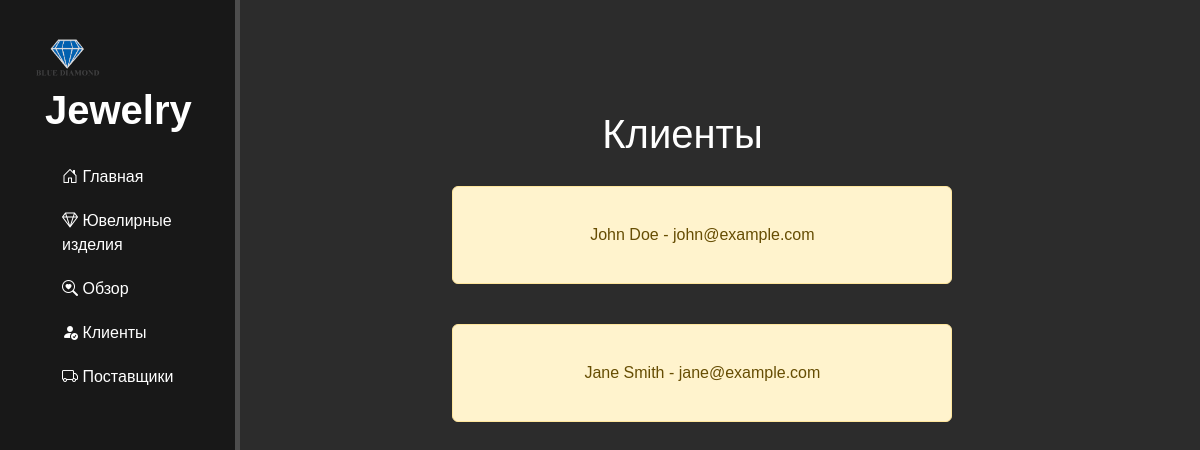
The app's page /customers/, older data.
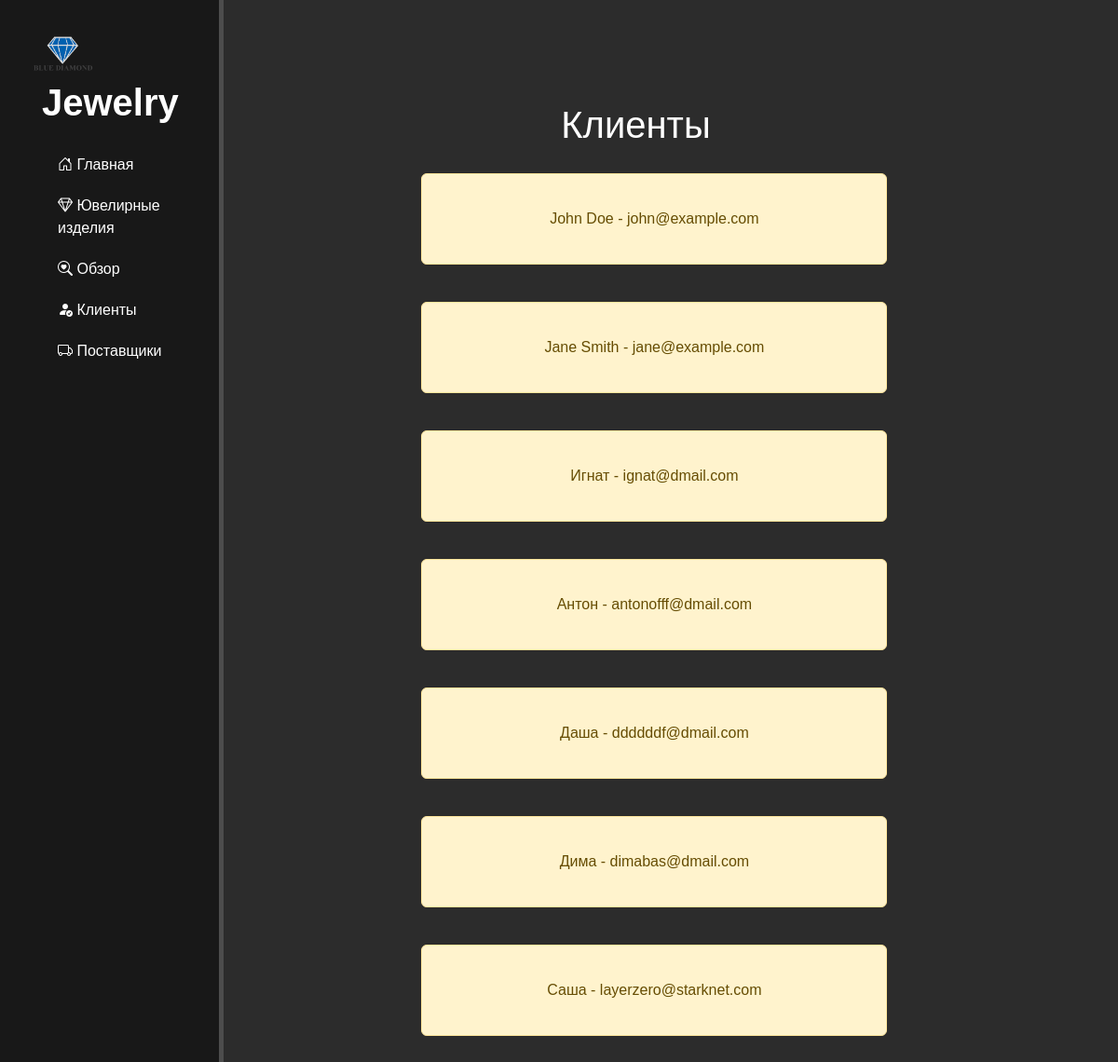
The same page, newer data.
### ivelir/models.py (models this page shows)
class Customer(models.Model):
    name = models.CharField(max_length=100)
    email = models.EmailField(unique=True)

### ivelir/views.py (the view)
# urls.py: path('customers/', views.customer_list, name='customer_list'),
def customer_list(request):
    customers = Customer.objects.all()
    return render(request, 'customer_list.html', {'customers': customers})

### ivelir/templates/customer_list.html (shortened to what this page needs)
<!DOCTYPE html>
{% load static %}
{% include 'masters.html' %}
<ivelir>
    <div class="customer-box">
<div class="features">
    <h1>Клиенты</h1>
 {% for customer in customers %}
                   <div class="alert alert-warning ">
                    <p>{{ customer.name }} - {{ customer.email }} </p>
                       </div>
                {% endfor %}
                </div>
</div>
</ivelir>
</body>
</html>

Row changes from the older to the newer data that the page shows:
added Customer: name "Игнат", email "ignat@dmail.com"
added Customer: name "Антон", email "antonofff@dmail.com"
added Customer: name "Даша", email "ddddddf@dmail.com"
added Customer: name "Дима", email "dimabas@dmail.com"
added Customer: name "Саша", email "layerzero@starknet.com"
